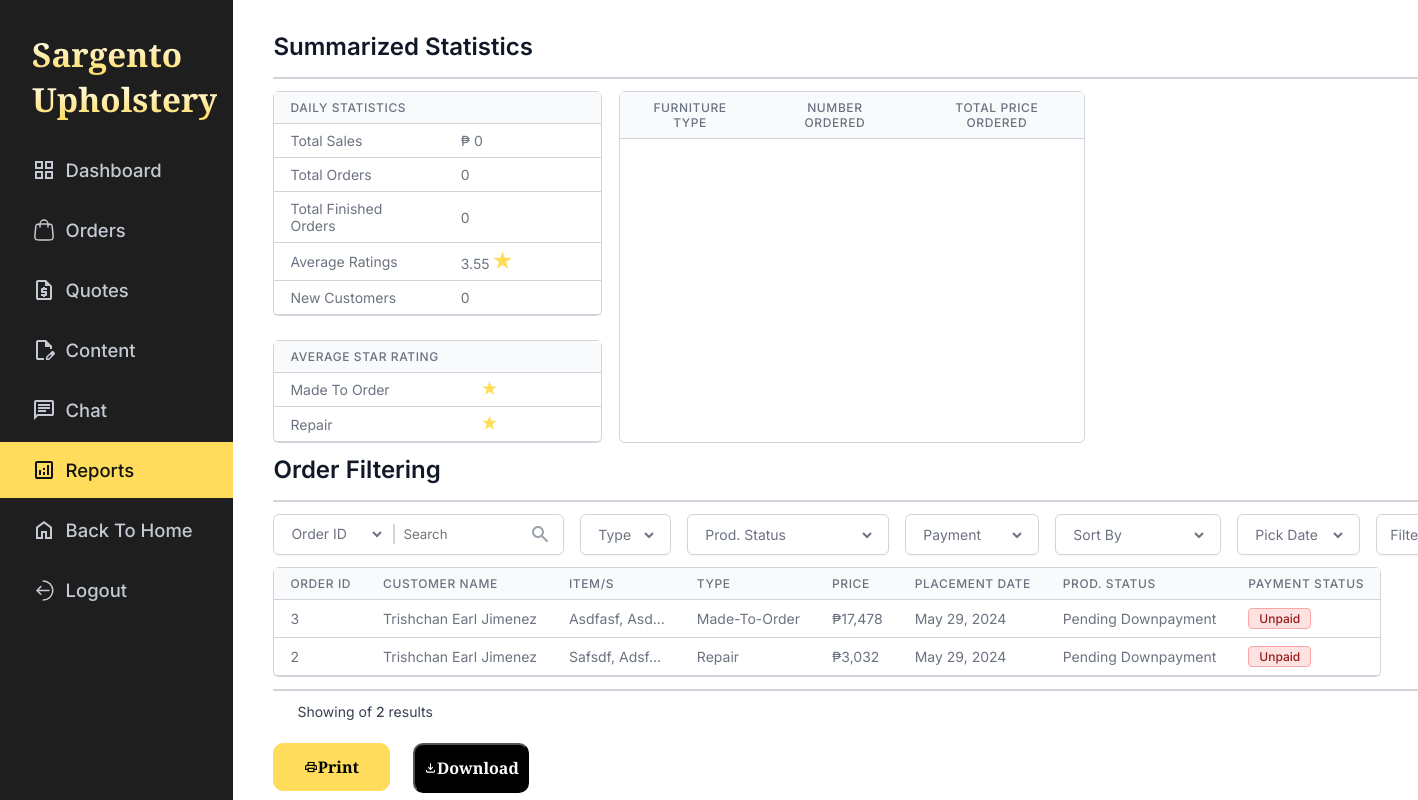
Page /admin/reports.php on the earlier database version.
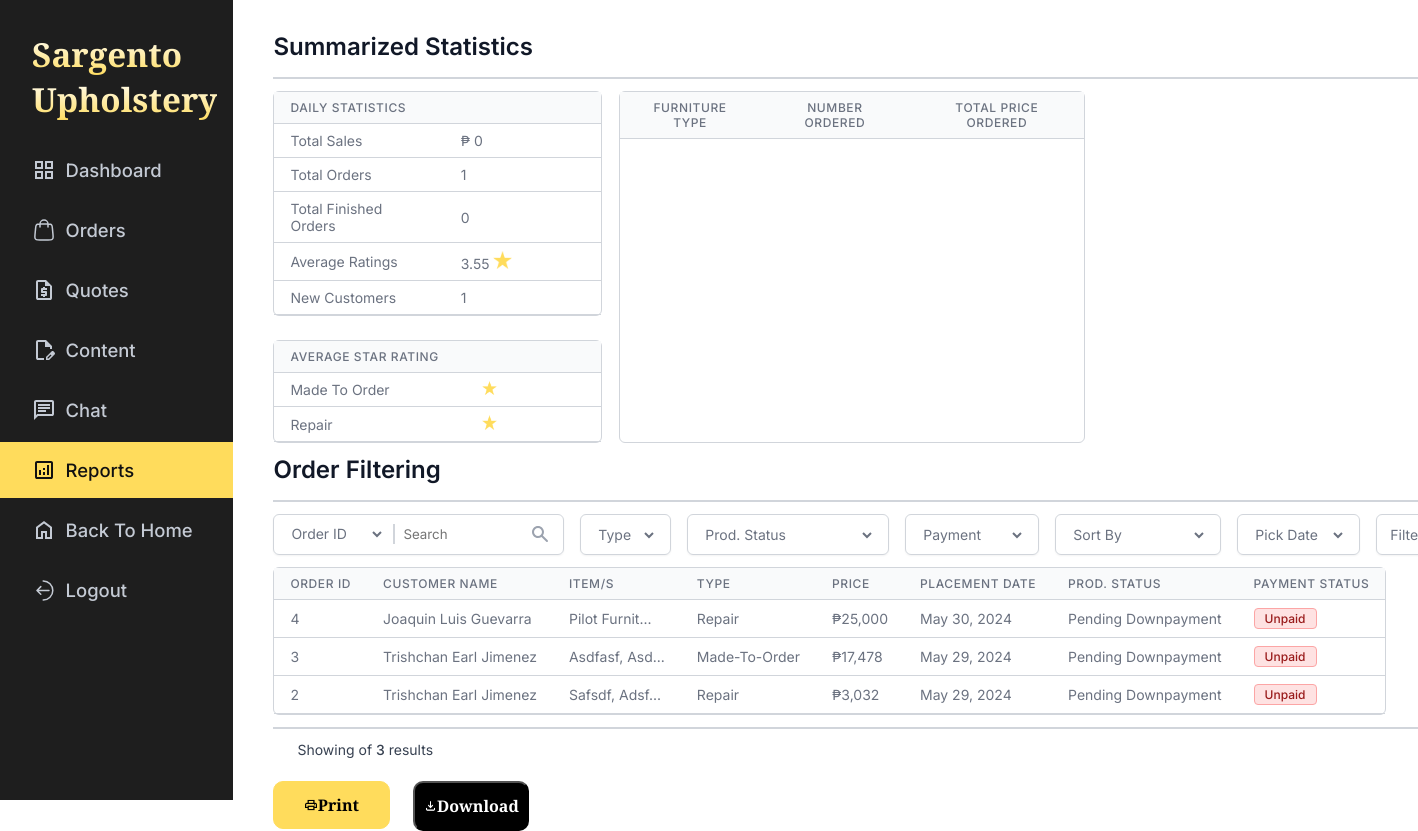
Same page on the later database version.
### tables this page shows
CREATE TABLE `orders` (
  `order_id` int NOT NULL,
  `quote_id` int DEFAULT NULL,
  `order_phase` enum('pending_downpayment','awaiting_furniture','in_production','pending_fullpayment','out_for_delivery','received','cancelled') NOT NULL DEFAULT 'pending_downpayment',
  `payment_phase` enum('unpaid','partially_paid','fully_paid') NOT NULL DEFAULT 'unpaid',
  `created_at` datetime NOT NULL DEFAULT CURRENT_TIMESTAMP,
  `est_completion_date` date DEFAULT NULL,
  `updated_at` timestamp NOT NULL DEFAULT CURRENT_TIMESTAMP
);

### admin/reports.php (the view, shortened to what the changed rows need)
<?php
require '../database_connection.php';
$order_sort = $_GET['order-sort'] ?? '';
$count_query = "
    SELECT
        COUNT(*) AS total_records
    FROM
        orders O
    JOIN
        quotes Q USING(quote_id)
    JOIN
        users U ON Q.customer_id = U.user_id
    WHERE 1
";
$query = "
    SELECT
        O.order_id,
        U.name AS customer_name,
        Q.service_type AS order_type,
        Q.total_price AS price,
        GROUP_CONCAT(CONCAT(UPPER(SUBSTRING(I.furniture, 1, 1)), LOWER(SUBSTRING(I.furniture, 2))) SEPARATOR ', ') AS item,
        O.created_at AS placement_date,
        O.order_phase AS prod_status,
        O.payment_phase AS payment_status
    FROM
        orders O
    JOIN
        quotes Q USING (quote_id)
    LEFT JOIN
        items I USING (quote_id)
    JOIN
        users U ON Q.customer_id = U.user_id
    WHERE 1
";
$count_result = $conn->query($count_query);
$total_records = $count_result->fetch(PDO::FETCH_ASSOC)['total_records'];
$query .= " GROUP BY O.order_id";
if (!($order_sort === 'default' || empty($order_sort))) {
    $query .= " ORDER BY $order_sort DESC";
} else {
    $query .= " ORDER BY O.updated_at DESC";
}
$query .= " LIMIT 10";
$stmt = $conn->query($query);
$orders = $stmt->fetchAll(PDO::FETCH_ASSOC);
?>
<!DOCTYPE html>
<html lang="en">
<head>
    <link rel="stylesheet" href="../css/global.css">
    <link rel="stylesheet" href="../css/admin/orders.css">
    <link rel="stylesheet" href="../css/sidebar.css">
    <link rel="stylesheet" href="../css/report_generated.css">
    <link rel="stylesheet" href="../css/dashboard.css">
</head>
<body>
    <div class="orders">
        <div class="admin-sidebar">
            <h1>
                <p class="text-gold">Sargento</p>
                <p class="text-gold">Upholstery</p>
            </h1>
        </div>
        <div class="content-container">
            <div class="stats_container">
                <?php
        $stmt = $conn->prepare($sql);
        $stmt->execute();
        $stats = $stmt->fetch(PDO::FETCH_ASSOC);
        $new_orders_today = $stats['new_orders_today'];
        $new_customers_today = $stats['new_customers_today'];
        ?>
                <div class="daily_container">
                    <div class="daily">
                        <table class="order-table">
                            <thead>
                                <tr>
                                    <th>Daily Statistics</th>
                                    <th></th>
                                </tr>
                            </thead>
                            <tbody>
                                <tr>
                                    <td>Total Orders</td>
                                    <td><?= $new_orders_today ?></td>
                                </tr>
                                <tr>
                                    <td>New Customers</td>
                                    <td><?= $new_customers_today ?></td>
                                </tr>
                            </tbody>
                        </table>
                        <table class="order-table">
                            <thead>
                                <tr>
                                    <th>Average Star Rating</th>
                                    <th></th>
                                </tr>
                            </thead>
                        </table>
                    </div>
                    <div class="breakdown_of_furnitures_container">
                    <table class="order-table-breakdown">
                        <thead>
                            <tr>
                                <th>Furniture Type</th>
                                <th>Number Ordered</th>
                                <th>Total Price Ordered</th>
                            </tr>
                        </thead>
                    </table>
                    </div>
                </div>
            </div>
            <div class="order-list-reports" id="order-list">
                <table class="order-table">
                    <thead>
                        <tr>
                            <th>Order Id</th>
                            <th>Customer Name</th>
                            <th>ITEM/S</th>
                            <th>Type</th>
                            <th>Price</th>
                            <th>Placement Date</th>
                            <th>Prod. Status</th>
                            <th>Payment Status</th>
                        </tr>
                    </thead>
                    <tbody>
                        <?php
                            foreach($orders AS $order) {
                                $price = is_null($order['price']) ? "N/A" : "₱" . number_format($order['price']);
                                $date = date('M d, Y', strtotime($order['placement_date']));
                                $prod_status = str_replace("_", "-", $order['prod_status']);
                                $prod_status_text = ucwords(str_replace("-", " ", $prod_status));
                                $payment_status = str_replace("_", "-", $order['payment_status']);
                                $payment_status_text = ucwords(str_replace("_", " ", $order['payment_status']));
                                $type = ($order['order_type'] === "mto") ? "Made-To-Order" : "Repair";
                                $item = ucwords($order['item']);
                                if (strlen($item) > 12) {
                                    $item = substr($item, 0, 12) . '...';
                                }
                                echo "
                                <tr data-id='{$order['order_id']}'>
                                    <td>{$order['order_id']}</td>
                                    <td>{$order['customer_name']}</td>
                                    <td>{$item}</td>
                                    <td>{$type}</td>
                                    <td>{$price}</td>
                                    <td>{$date}</td>
                                    <td>
                                        <span data-prod-status='{$prod_status}'>{$prod_status_text}</span>
                                    </td>
                                    <td class='payment-status status'>
                                        <span data-payment='{$payment_status}'>{$payment_status_text}</span>
                                    </td>
                                </tr>
                                ";
                            }
                        ?>
                    </tbody>
                </table>
                <div class="query-records">
                    <div class="record-count">
                        Showing
                        </span> of <span><?= $total_records ?></span> results
                    </div>
                </div>
            </div>
        </div>
</body>
</html>

Differences in the rows shown:
added orders: order_id "4", customer_name "Joaquin Luis Guevarra", item "Pilot Furnit...", type "Repair", price "₱25,000", created_at "May 30, 2024", order_phase "Pending Downpayment", payment_phase "Unpaid"
Other differences:
$new_orders_today: "0" → "1"
$new_customers_today: "0" → "1"
$total_records: "2" → "3"
